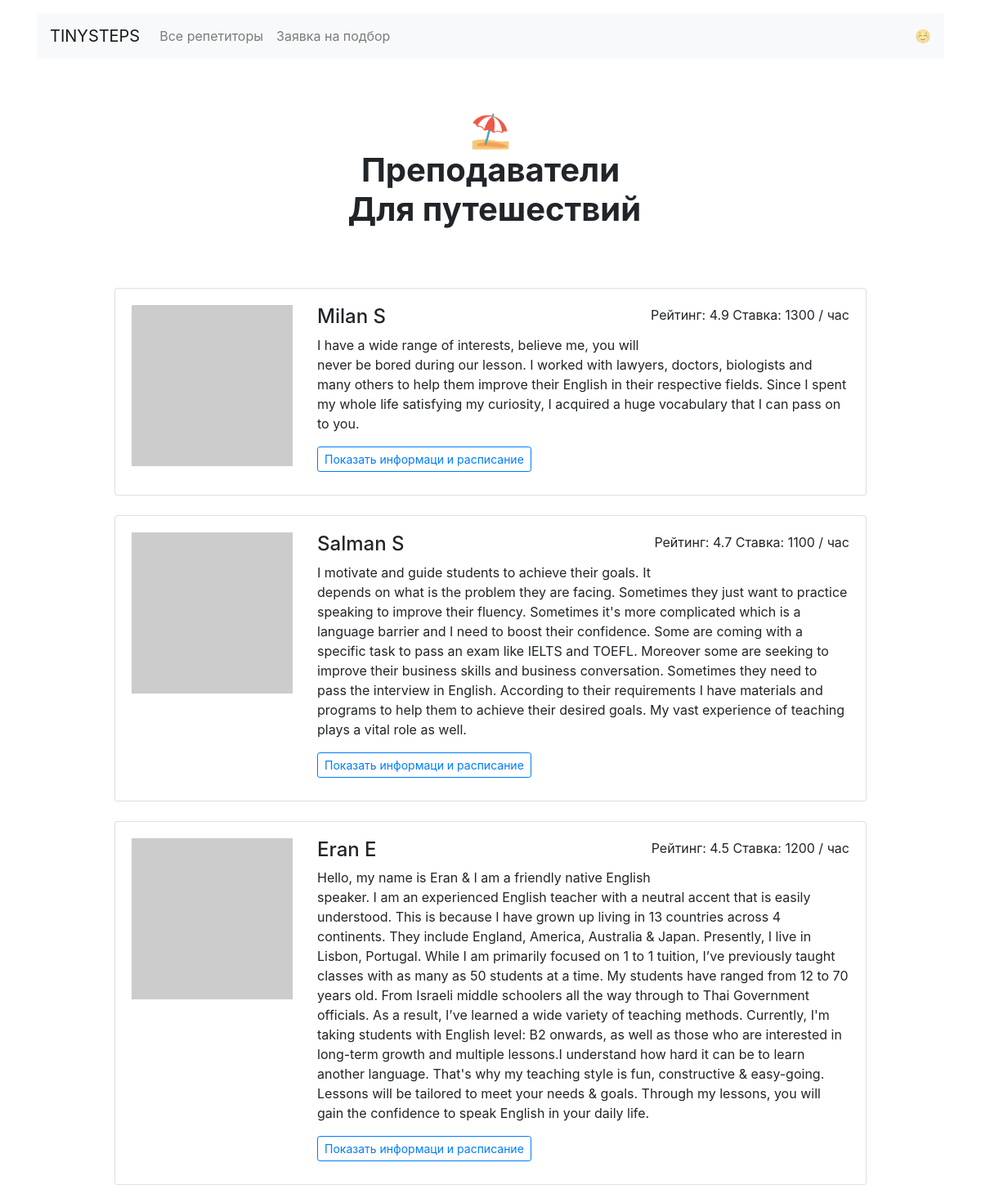
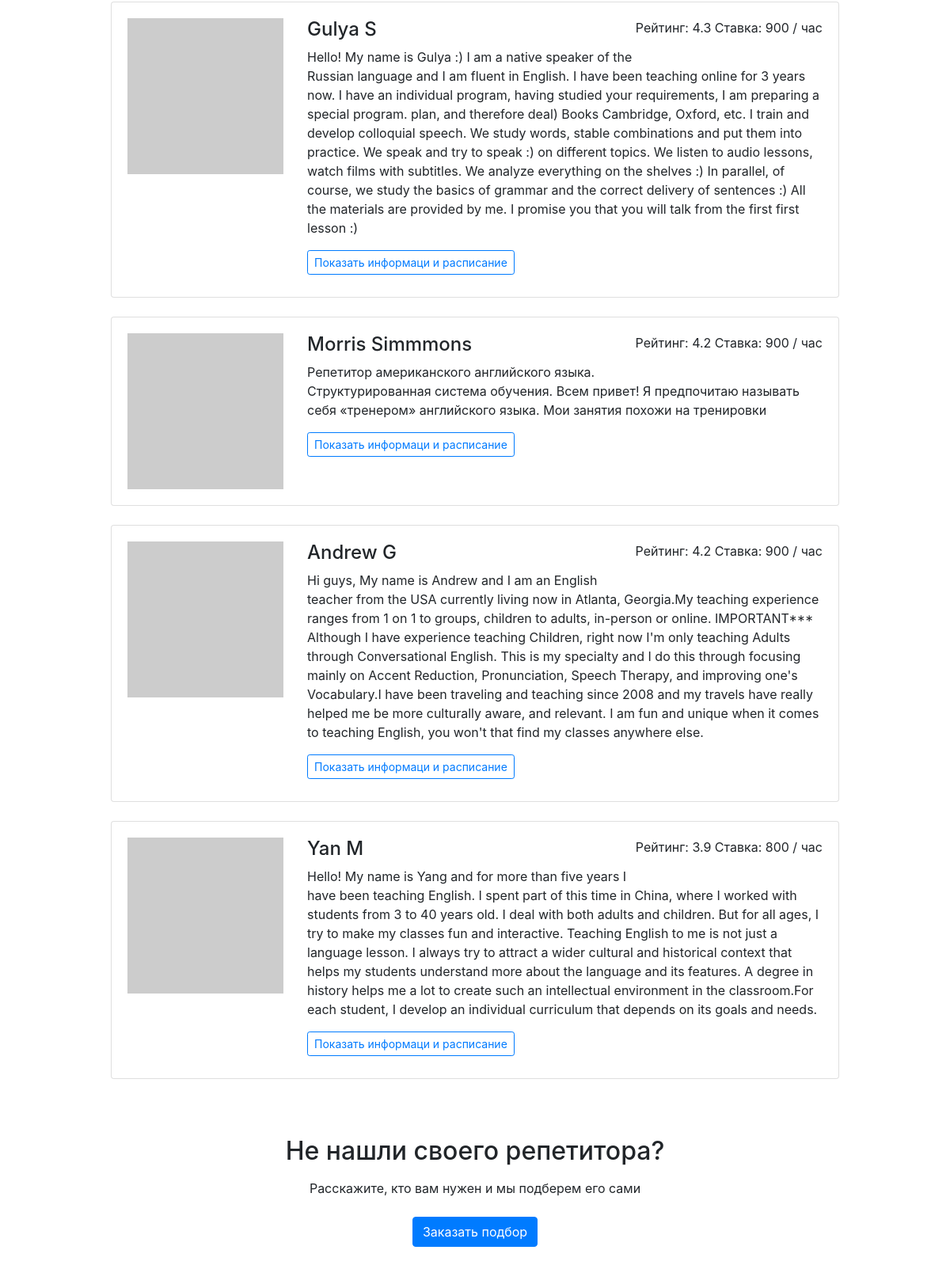
Page /goals/travel/ on the committed database (2 pictures, top to bottom).
### app.py (models this page shows)
class Teacher(db.Model):
    __tablename__ = "teachers"
    id = db.Column(db.Integer, primary_key=True)
    name = db.Column(db.String, nullable=False)
    price = db.Column(db.Integer, nullable=False)
    schedule = db.Column(db.String, nullable=False)
    rating = db.Column(db.Float, nullable=False)
    picture = db.Column(db.String, nullable=False)
    about = db.Column(db.String, nullable=False)
    goals = db.Column(db.String, nullable=False)
    students = db.relationship("Booking", back_populates="teacher")

### app.py (the view)
@app.route('/goals/<goal>/')
def goal_page(goal):
    if goal == 'travel':
        emoji_item = emoji[0]
    elif goal == 'work':
        emoji_item = emoji[2]
    elif goal == 'study':
        emoji_item = emoji[1]
    elif goal == 'programming':
        emoji_item = emoji[4]
    else:
        emoji_item = emoji[3]
    teachers_goal_list = db.session.query(Teacher).filter(Teacher.goals.contains(goal)).all()
    sorted_by_rating_teachers_goal_list = sorted(teachers_goal_list, key=lambda teachers: teachers.rating, reverse=True)
    return render_template('goal.html',
                           goal=goal,
                           goals_file=goals_file,
                           sorted_by_rating_teachers_goal_list=sorted_by_rating_teachers_goal_list,
                           emoji=emoji,
                           emoji_item=emoji_item
                           )

### templates/goal.html (shortened to what this page needs)
{% extends 'base.html' %}
{% block container %}
  <main class="container mt-3">
    <h1 class="h1 text-center w-50 mx-auto mt-1 py-5 mb-4"><strong>{{ emoji_item }}<br />Преподаватели <br>  {{ goals_file[goal] }}</strong></h1>
      <div class="row">
      <div class="col-12 col-lg-10 offset-lg-1 m-auto">{% for teacher in sorted_by_rating_teachers_goal_list %}
        <div class="card mb-4">
          <div class="card-body">
            <div class="row">
              <div class="col-3"><img src="{{ teacher['picture'] }}" class="img-fluid" alt=""></div>
              <div class="col-9">
                <p class="float-right">Рейтинг: {{ teacher['rating'] }} Ставка: {{ teacher['price'] }} / час</p>
                <h2 class="h4">{{ teacher['name'] }}</h2>
                <p>{{ teacher['about'] }}</p>
                <a href="/profiles/{{ teacher['id'] }}" class="btn btn-outline-primary btn-sm mr-3 mb-2">Показать информаци и расписание</a>
              </div>
            </div>
          </div>
        </div>{% endfor %}
      </div>
    </div>
    <h2 class="text-center mt-5 mb-3">Не нашли своего репетитора?</h2>
    <p class="text-center mb-4">Расскажите, кто вам нужен и мы подберем его сами</p>
    <div class="text-center pb-5">
        <a href="/request/" class="btn btn-primary">Заказать подбор</a>
    </div>
  </main>
</body>{% endblock %}

### rows in the picture
Teacher: rating "4.9", price "1300", name "Milan S", about "I have a wide range of interests, believe me, you will never be bored during our lesson. I worked with lawyers, doctors, biologists and many others to help them improve their English in their respective fields. Since I spent my whole life satisfying my curiosity, I acquired a huge vocabulary that I can pass on to you."
Teacher: rating "4.7", price "1100", name "Salman S", about "I motivate and guide students to achieve their goals. It depends on what is the problem they are facing. Sometimes they just want to practice speaking to improve their fluency. Sometimes it's more complicated which is a language barrier and I need to boost their confidence. Some are coming with a specific task to pass an exam like IELTS and TOEFL. Moreover some are seeking to improve their business skills and business conversation. Sometimes they need to pass the interview in English. According to their requirements I have materials and programs to help them to achieve their desired goals. My vast experience of teaching plays a vital role as well."
Teacher: rating "4.5", price "1200", name "Eran E", about "Hello, my name is Eran & I am a friendly native English speaker. I am an experienced English teacher with a neutral accent that is easily understood. This is because I have grown up living in 13 countries across 4 continents. They include England, America, Australia & Japan. Presently, I live in Lisbon, Portugal. While I am primarily focused on 1 to 1 tuition, I’ve previously taught classes with as many as 50 students at a time. My students have ranged from 12 to 70 years old. From Israeli middle schoolers all the way through to Thai Government officials. As a result, I’ve learned a wide variety of teaching methods. Currently, I'm taking students with English level: B2 onwards, as well as…"
Teacher: rating "4.3", price "900", name "Gulya S", about "Hello! My name is Gulya :) I am a native speaker of the Russian language and I am fluent in English. I have been teaching online for 3 years now. I have an individual program, having studied your requirements, I am preparing a special program. plan, and therefore deal) Books Cambridge, Oxford, etc. I train and develop colloquial speech. We study words, stable combinations and put them into practice. We speak and try to speak :) on different topics. We listen to audio lessons, watch films with subtitles. We analyze everything on the shelves :) In parallel, of course, we study the basics of grammar and the correct delivery of sentences :) All the materials are provided by me. I promise you…"
Teacher: rating "4.2", price "900", name "Morris Simmmons", about "Репетитор американского английского языка. Структурированная система обучения. Всем привет! Я предпочитаю называть себя «тренером» английского языка. Мои занятия похожи на тренировки"
Teacher: rating "4.2", price "900", name "Andrew G", about "Hi guys, My name is Andrew and I am an English teacher from the USA currently living now in Atlanta, Georgia.My teaching experience ranges from 1 on 1 to groups, children to adults, in-person or online. IMPORTANT*** Although I have experience teaching Children, right now I'm only teaching Adults through Conversational English. This is my specialty and I do this through focusing mainly on Accent Reduction, Pronunciation, Speech Therapy, and improving one's Vocabulary.I have been traveling and teaching since 2008 and my travels have really helped me be more culturally aware, and relevant. I am fun and unique when it comes to teaching English, you won't that find my classes anywhere else."
Teacher: rating "3.9", price "800", name "Yan M", about "Hello! My name is Yang and for more than five years I have been teaching English. I spent part of this time in China, where I worked with students from 3 to 40 years old. I deal with both adults and children. But for all ages, I try to make my classes fun and interactive. Teaching English to me is not just a language lesson. I always try to attract a wider cultural and historical context that helps my students understand more about the language and its features. A degree in history helps me a lot to create such an intellectual environment in the classroom.For each student, I develop an individual curriculum that depends on its goals and needs."

### other values in the picture
{{ emoji_item }} "⛱"
{{ goals_file[goal] }} "Для путешествий"
